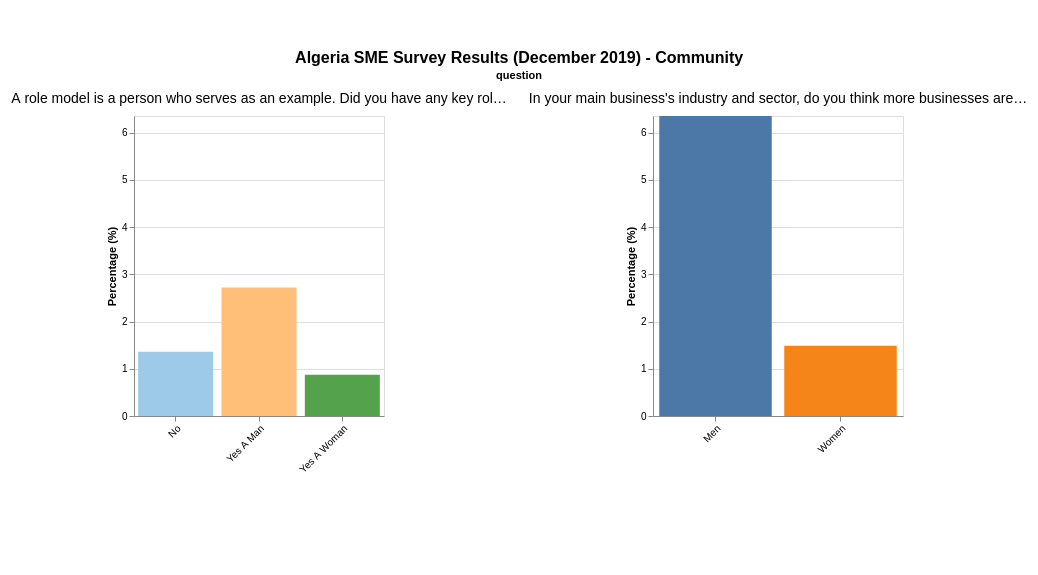

Here is the notebook cell this chart was saved with:
### Markdown cell above
## Community

### Code cell
chart = create_category_chart('Community', combined_df)
display(chart)

### Figure 1 — Vega-Lite specification as saved in the notebook (floating-point values rounded to 4 significant figures)
{"config": {"view": {"continuousWidth": 300, "continuousHeight": 300}, "padding": {"left": 10, "right": 10, "top": 50, "bottom": 100}}, "data": {"name": "data-c2c2cfd52c9dbed6a697434f326f733b"}, "facet": {"field": "question", "header": {"labelFontSize": 14, "labelLimit": 500, "titleOrient": "top"}, "type": "nominal"}, "spec": {"mark": {"type": "bar"}, "encoding": {"color": {"field": "response", "legend": null, "scale": {"scheme": "tableau20"}, "type": "nominal"}, "tooltip": [{"field": "question", "title": "Question", "type": "nominal"}, {"field": "response", "title": "Response", "type": "nominal"}, {"field": "value", "format": ".1f", "title": "Percentage", "type": "quantitative"}], "x": {"axis": {"labelAlign": "right", "labelAngle": -45, "labelLimit": 200}, "field": "response", "title": null, "type": "nominal"}, "y": {"field": "value", "scale": {"domain": [0, 6.35]}, "title": "Percentage (%)", "type": "quantitative"}}, "height": 300, "width": 250}, "columns": 2, "resolve": {"scale": {"x": "independent", "y": "independent"}}, "spacing": {"row": 80, "column": 20}, "title": {"text": "Algeria SME Survey Results (December 2019) - Community", "fontSize": 16, "fontWeight": "bold", "anchor": "middle"}, "$schema": "https://vega.github.io/schema/vega-lite/v6.1.0.json", "datasets": {"data-c2c2cfd52c9dbed6a697434f326f733b": [{"category": "Community", "question": "In your main business's industry and sector, do you think more\nbusinesses are owned by men or by women?", "response": "Men", "value": 6.35}, {"category": "Community", "question": "In your main business's industry and sector, do you think more\nbusinesses are owned by men or by women?", "response": "Women", "value": 1.487}, {"category": "Community", "question": "A role model is a person who serves as an example. Did you have any\nkey role model growing up?", "response": "Yes A Man", "value": 2.718}, {"category": "Community", "question": "A role model is a person who serves as an example. Did you have any\nkey role model growing up?", "response": "No", "value": 1.359}, {"category": "Community", "question": "A role model is a person who serves as an example. Did you have any\nkey role model growing up?", "response": "Yes A Woman", "value": 0.8707}]}}
